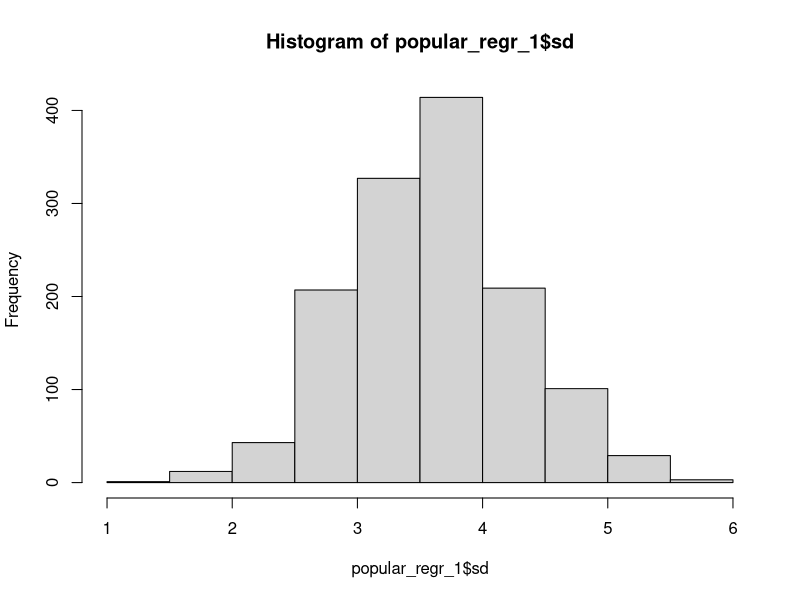
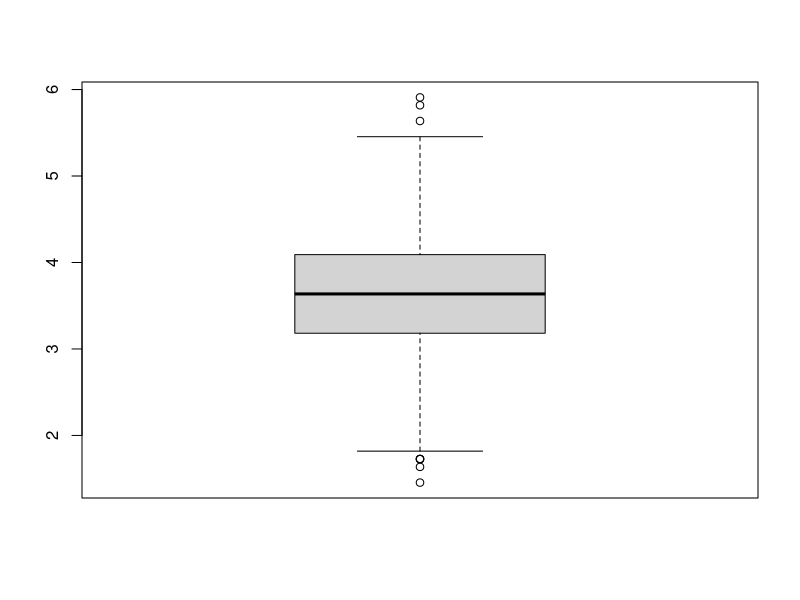
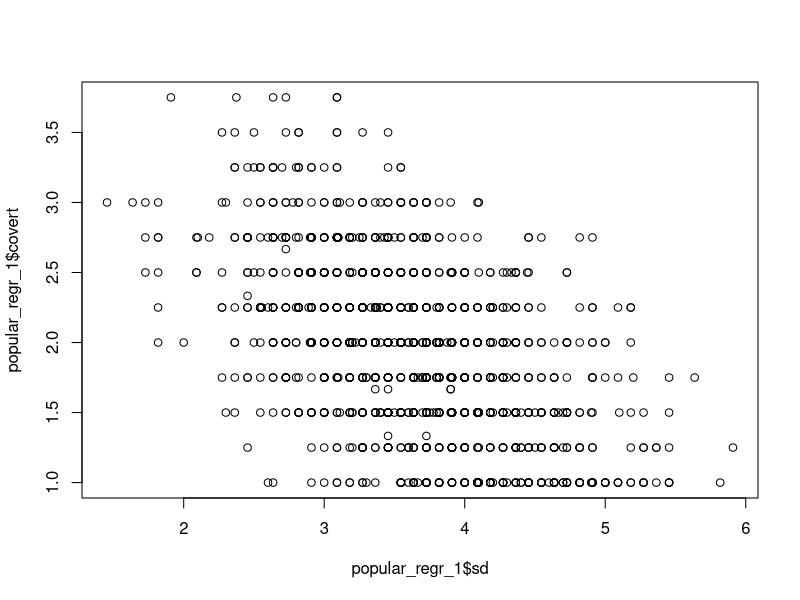

Recreate these plots in R, in order. (Note: this script raises an error after producing the figures.)
## ---- chunk 1
library(haven)
popular_regr_1 <- read_sav("popular_regr_1.sav")
View(popular_regr_1)
## ---- chunk 2
# Inspect the first several rows
head(popular_regr_1)
## ---- chunk 3
# Structure of the dataset
str(popular_regr_1)
## ---- chunk 4
# Get descriptive statistics of the dataset
summary(popular_regr_1)
## ---- chunk 5
# Draw the histogram of the sd variable in the dataset
hist(popular_regr_1$sd)
## ---- chunk 6
# Draw the boxplot of the sd variable in the dataset
boxplot(popular_regr_1$sd)
## ---- chunk 7
# Draw the scatterplot between the sd variable and the covert variable in the dataset
plot(popular_regr_1$sd, popular_regr_1$covert)
## ---- chunk 8
# Test whether the correlation between covert and overt is significant
cor.test(popular_regr_1$covert, popular_regr_1$overt)
## ---- chunk 9
# First, fit the linear model predicting sd with overt and covert with the lm() function
# Then, assign the fitted linear model to the ‘regression’
regression <- lm(sd ~ overt + covert, data = popular_regr_1)

# Result of the regression analysis
summary(regression)
## ---- chunk 10
# Test whether the means of covert and overt are significantly different or not
t.test(popular_regr_1$covert, popular_regr_1$overt)
## ---- chunk 11
# Run the analysis of variance and assign the result to ‘anova’
anova <- aov(covert ~ factor(gender, exclude = c(99)), data = popular_regr_1)

# Result of the analysis of variance
summary(anova)
## ---- chunk 12
# Assign a set of numbers (80, 90, 100, 75, 60, 85, 95) to ‘examscore’
# c() is the function to combine the arguments in the parenthesis where c stands for concatenate
examscore <- c(80, 90, 100, 75, 60, 85, 95)

# Print the values of examscore
print(examscore)

# Print the values of EXAMSCORE
print(EXAMSCORE)
## ---- chunk 13
# Compute the mean of examscore
mean(examscore)

# MEAN() function to calculate the mean of examscore does not work
MEAN(examscore)

# Compute the median of examscore
median(examscore)
